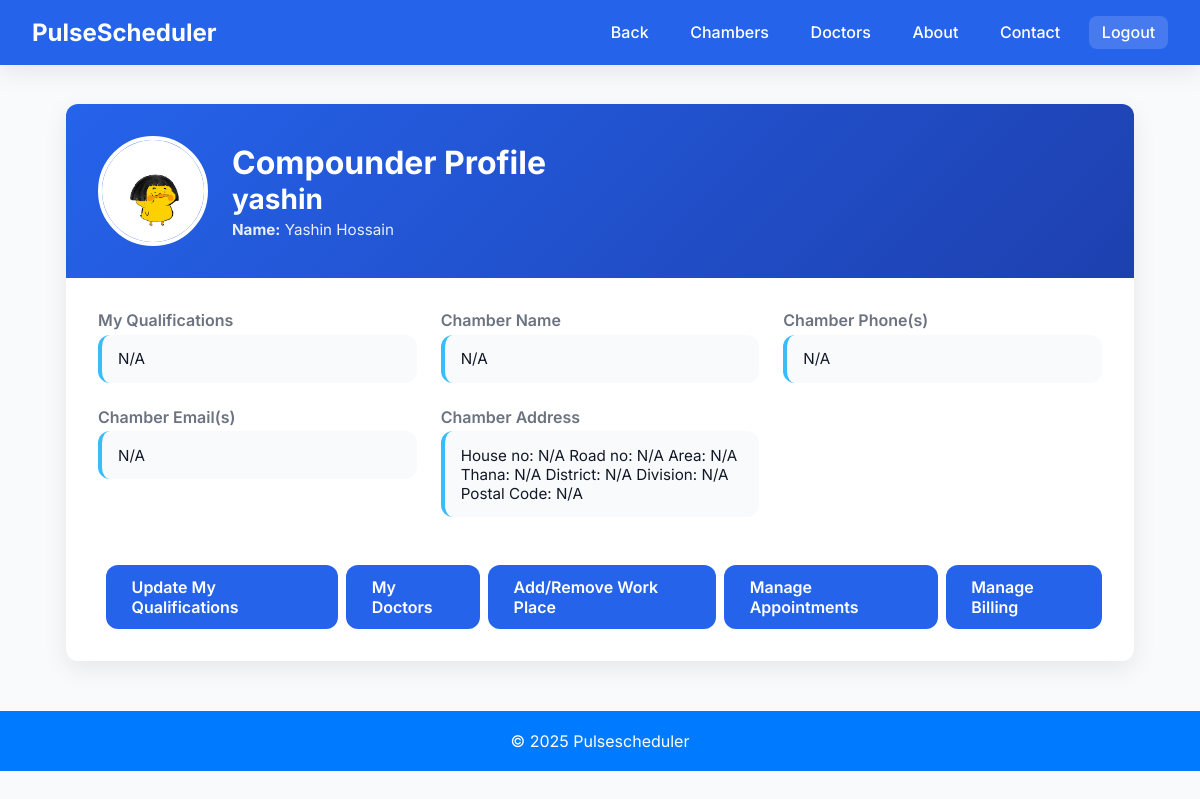
The page /maanage_compounder_profile.php (signed in) on the database its author committed.
### tables this page shows
CREATE TABLE IF NOT EXISTS `systemuser` (
  `user_ID` int NOT NULL AUTO_INCREMENT,
  `user_name` varchar(250) NOT NULL,
  `user_password` varchar(250) NOT NULL,
  `full_name` varchar(250) DEFAULT NULL,
  `birth_certificate_number` char(17) DEFAULT NULL,
  `gender` enum('Male','Female','Other') DEFAULT NULL,
  `photo` text,
  `birth_day` date DEFAULT NULL,
  `blood_group` enum('A+','A-','B+','B-','O+','O-','AB+','AB-','Other') DEFAULT NULL,
  `medical_history` text,
  `role` enum('User','Admin','Head') DEFAULT 'User',
  PRIMARY KEY (`user_ID`),
  UNIQUE KEY `birth_cirtificate_number` (`birth_certificate_number`)
);

### maanage_compounder_profile.php (the view, shortened to what this page needs)
<?php
include('db.php');
$user_ID = mysqli_real_escape_string($conn, $_SESSION['user_ID']);
$query = "SELECT * FROM systemuser WHERE user_ID='$user_ID'";
$result = mysqli_query($conn, $query);
$user = mysqli_fetch_assoc($result);
$compounder_query = "
    SELECT *
    FROM compounder
    WHERE user_ID = '$user_ID'
";
$compounder_result = mysqli_query($conn, $compounder_query);
$compounder_r = mysqli_fetch_assoc($compounder_result);
$compounder_chamber_query = " SELECT
  c.user_ID AS compounder_id,
  c.qualification,a.chamber_ID,
  a.house_no,
  a.road,
  a.area,
  a.thana,
  a.district,
  a.division,
  a.postal_code,
  GROUP_CONCAT(DISTINCT ce.email) AS emails,
  GROUP_CONCAT(DISTINCT cp.phone) AS phones
FROM compounder c
LEFT JOIN chamber_address a ON c.chamber_ID = a.chamber_ID
LEFT JOIN chamber_email ce ON c.chamber_ID = ce.chamber_ID
LEFT JOIN chamber_phone cp ON c.chamber_ID = cp.chamber_ID
WHERE c.user_ID = $user_ID
GROUP BY c.user_ID, a.chamber_ID;
";
$compounder_chamber_result = mysqli_query($conn, $compounder_chamber_query);
$compounder_cr = mysqli_fetch_assoc($compounder_chamber_result);
$chamber_name_result = "SELECT c.chamber_ID, c.chamber_name
FROM chamber c
JOIN compounder comp ON comp.chamber_ID = c.chamber_ID
WHERE comp.user_ID = $user_ID
";
$chamber_name_result = mysqli_query($conn, $chamber_name_result);
$chamber_name_rt = mysqli_fetch_assoc($chamber_name_result);
$user_name = $user['user_name'] ?? 'N/A';
$image_path = !empty($user['photo']) ? $user['photo'] : 'default.png';
$name = $user['full_name'] ?? 'N/A';
$qualification = $compounder_r['qualification'] ?? 'N/A';
$phone = $compounder_cr['phones']??'N/A';
$email = $compounder_cr['emails'] ?? 'N/A';
$house_no = $compounder_cr['house_no']??'N/A';
$road_no = $compounder_cr['road']??'N/A';
$area = $compounder_cr['area']??'N/A';
$thana = $compounder_cr['thana']??'N/A';
$district = $compounder_cr['district']??'N/A';
$division = $compounder_cr['division']??'N/A';
$postal_code = $compounder_cr['postal_code']??'N/A';
$chamber_name = $chamber_name_rt['chamber_name']??'N/A';
?>
<!DOCTYPE html>
<html lang="en">
<head>
</head>
<body>
    <nav class="navbar">
        <a href="#" class="logo">PulseScheduler</a>
        <div class="nav-links">
            <a href="compounder_profile.php">Back</a>
            <a href="chamber_list_compounder.php">Chambers</a>
            <a href="doctor_list.php">Doctors</a>
            <a href="AboutUs.php">About</a>
            <a href="Contact.php">Contact</a>
            <a href="logout.php" class="logout">Logout</a>
        </div>
    </nav>
    <div class="container">
        <div class="profile-card">
            <div class="profile-card-header">
                <div class="profile-photo">
                <img src="<?php echo $image_path; ?>" alt="Profile Photo">
                </div>
                <div class="profile-info">
                    <h1>Compounder Profile</h1>
                    <h2><?php echo $user_name; ?></h2>
                    <p><strong>Name:</strong> <?php echo $name; ?></p>
                </div>
            </div>
            <div class="profile-details">
                <div class="detail-group">
                    <span class="detail-label">My Qualifications</span>
                    <span class="detail-value"><?php echo $qualification; ?></span>
                </div>
                <div class="detail-group">
                    <span class="detail-label">Chamber Name</span>
                    <span class="detail-value"><?php echo $chamber_name; ?></span>
                </div>
                <div class="detail-group">
                    <span class="detail-label">Chamber Phone(s)</span>
                    <span class="detail-value"><?php echo $phone; ?></span>
                </div>
                <div class="detail-group">
                    <span class="detail-label">Chamber Email(s)</span>
                    <span class="detail-value"><?php echo $email; ?></span>
                </div>
                <div class="detail-group">
                    <span class="detail-label">Chamber Address</span>
                    <span class="detail-value">House no: <?php echo $house_no; ?> Road no: <?php echo $road_no; ?> Area: <?php echo $area; ?> Thana: <?php echo $thana; ?> District: <?php echo $district; ?> Division: <?php echo $division; ?> Postal Code: <?php echo $postal_code; ?></span>
                </div>
            </div>
            <div class="action-buttons">
                <a href="update_qualifications.php" class="btn">Update My Qualifications</a>
                <a href="my_doctors.php" class="btn">My Doctors</a>
                <a href="add_my_work_place.php" class="btn">Add/Remove Work Place</a>
                <a href="manage_appointments_by_compounder.php" class="btn">Manage Appointments</a>
                <a href="manage_billing_by_compounder.php" class="btn">Manage Billing</a>
            </div>
        </div>
    </div>
    <footer id="footer">
        <p>&copy; 2025 Pulsescheduler</p>
    </footer>
</body>
</html>

### maanage_compounder_profile.php (style rules this page uses)
:root { --primary-color: #2563eb; --secondary-color: #1e40af; --accent-color: #38bdf8; --light-bg: #f9fafb; --white: #ffffff; --gray: #6b7280; --dark-text: #111827; --border-radius: 12px; --box-shadow: 0 8px 24px rgba(0, 0, 0, 0.08); }
* { margin: 0; padding: 0; box-sizing: border-box; }
body { font-family: 'Inter', sans-serif; background-color: var(--light-bg); color: var(--dark-text); }
.navbar { background: var(--primary-color); padding: 1rem 2rem; display: flex; justify-content: space-between; align-items: center; position: fixed; width: 100%; top: 0; z-index: 100; box-shadow: var(--box-shadow); }
.logo { color: white; font-size: 1.5rem; font-weight: 700; text-decoration: none; }
.nav-links { display: flex; gap: 1rem; }
.nav-links a { color: white; text-decoration: none; font-weight: 500; padding: 0.4rem 0.8rem; border-radius: 8px; transition: background 0.3s; }
.nav-links a:hover, .nav-links a.logout { background-color: rgba(255, 255, 255, 0.15); }
.container { max-width: 1100px; margin: 6.5rem auto 2rem; padding: 0 1rem; }
.profile-card { background: var(--white); border-radius: var(--border-radius); box-shadow: var(--box-shadow); overflow: hidden; }
.profile-card-header { background: linear-gradient(135deg, var(--primary-color), var(--secondary-color)); color: white; padding: 2rem; display: flex; align-items: center; gap: 1.5rem; flex-wrap: wrap; }
.profile-photo img { width: 110px; height: 110px; object-fit: cover; border-radius: 50%; border: 4px solid white; display: block; }
.profile-info h2 { font-size: 1.75rem; margin-bottom: 0.3rem; }
.profile-info p { font-size: 0.95rem; opacity: 0.9; }
.profile-details { padding: 2rem; display: grid; grid-template-columns: repeat(auto-fit, minmax(280px, 1fr)); gap: 1.5rem; }
.detail-group { display: flex; flex-direction: column; }
.detail-label { font-weight: 600; color: var(--gray); margin-bottom: 0.3rem; }
.detail-value { background: var(--light-bg); padding: 0.9rem 1rem; border-radius: var(--border-radius); border-left: 4px solid var(--accent-color); font-size: 0.95rem; }
.action-buttons { display: flex; justify-content: flex-end; padding: 1rem 2rem 2rem; }
.btn { padding: 0.75rem 1.6rem; background-color: var(--primary-color); color: white; border-radius: var(--border-radius); font-weight: 600; text-decoration: none; transition: all 0.3s ease; margin-left: 0.5rem; }
footer { background: #007BFF; color: white; text-align: center; padding: 20px; margin-top: 50px; }
footer p { font-size: 16px; }

### rows shown on the page
systemuser: photo (picture), user_name "yashin", full_name "Yashin Hossain"

### other values the page prints
$qualification "N/A"
$chamber_name "N/A"
$phone "N/A"
$email "N/A"
$house_no "N/A"
$road_no "N/A"
$area "N/A"
$thana "N/A"
$district "N/A"
$division "N/A"
$postal_code "N/A"
